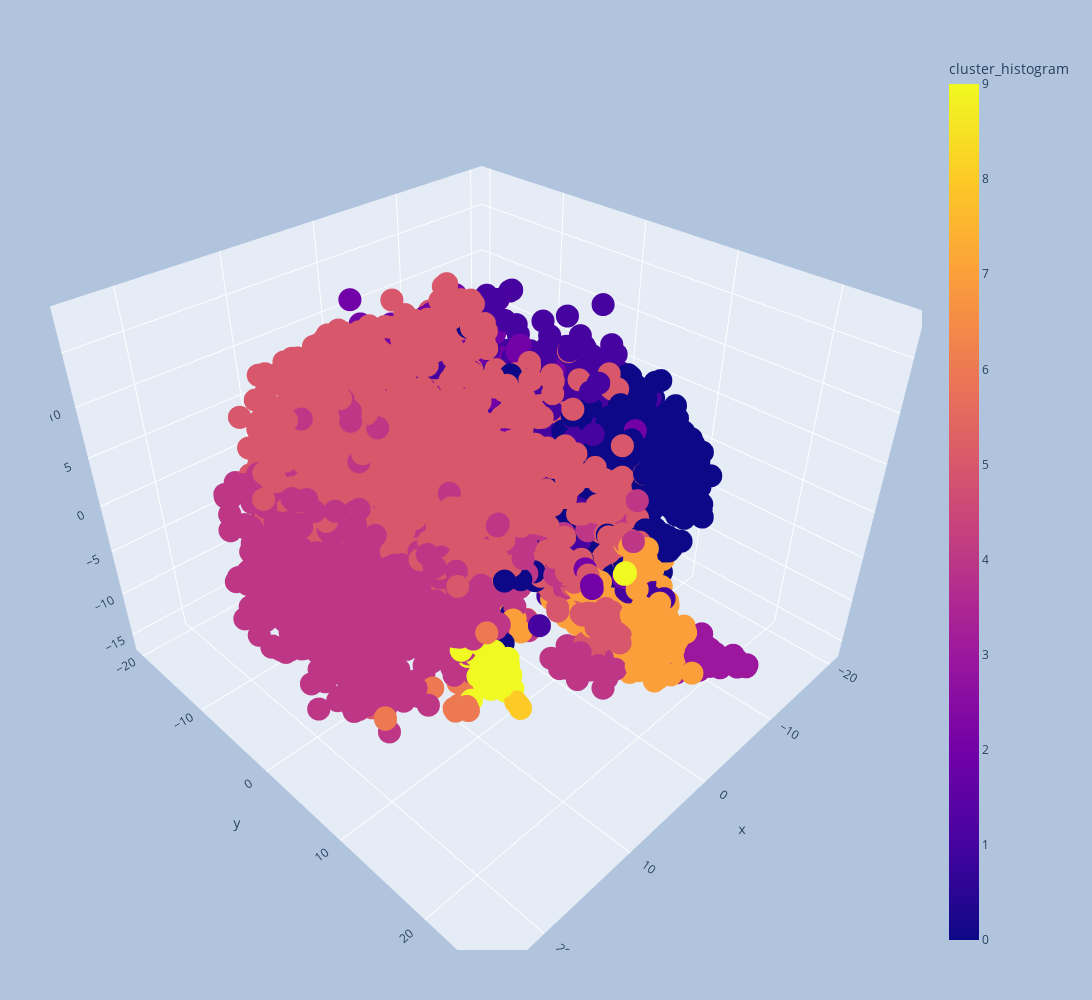

The code cell stored with this chart in its notebook:
### Code cell
import pandas as pd
import plotly.express as px
import cv2
#pk_file = "C:/Users/marko/Downloads/files_5k/data_clustered_5kentries.pkl"


#df = pd.read_pickle(pk_file)

fig = px.scatter_3d(df_pickle, x=embedding[:, 0], y=embedding[:, 1], z=embedding[:, 2],
              color='cluster_histogram',hover_data=['Path'], width=1500, height=1000)

"""
# Modify hovertemplate to include the image
fig.update_traces(
    hovertemplate=
    '<b>Point</b><br>' +
    'x: %{x}<br>' +
    'y: %{y}<br>' +
    'z: %{z}<br>' +
    '<img src="%{customdata[0]}" alt="image" style="max-height:150px;"><br>',
    customdata=df_pickle[['Path']].values  # Pass image paths as customdata
)

"""
fig.update_layout(
    margin=dict(l=50, r=50, t=50, b=50),
    paper_bgcolor="LightSteelBlue",
)

fig.show()
"""
fig = px.scatter(df,  x=embedding[:, 0], y=embedding[:, 1], color = 'cluster_histogram')
fig.show()
"""

### Figure 1 — Plotly figure (JSON) as saved in the notebook; plotly's stock layout.template omitted (floating-point values rounded to 4 significant figures; data arrays with more than 128 entries replaced by an {"elided": "..."} marker saying what was removed)
{"data": [{"customdata": {"elided": "5929x1 str values"}, "hovertemplate": "x=%{x}<br>y=%{y}<br>z=%{z}<br>Path=%{customdata[0]}<br>cluster_histogram=%{marker.color}<extra></extra>", "legendgroup": "", "marker": {"color": {"elided": "5929 int values"}, "coloraxis": "coloraxis", "symbol": "circle"}, "mode": "markers", "name": "", "scene": "scene", "showlegend": false, "type": "scatter3d", "x": {"elided": "5929 float values"}, "y": {"elided": "5929 float values"}, "z": {"elided": "5929 float values"}}], "layout": {"coloraxis": {"colorbar": {"title": {"text": "cluster_histogram"}}, "colorscale": [[0, "#0d0887"], [0.1111, "#46039f"], [0.2222, "#7201a8"], [0.3333, "#9c179e"], [0.4444, "#bd3786"], [0.5556, "#d8576b"], [0.6667, "#ed7953"], [0.7778, "#fb9f3a"], [0.8889, "#fdca26"], [1, "#f0f921"]]}, "height": 1000, "legend": {"tracegroupgap": 0}, "margin": {"b": 50, "l": 50, "r": 50, "t": 50}, "paper_bgcolor": "LightSteelBlue", "scene": {"domain": {"x": [0, 1], "y": [0, 1]}, "xaxis": {"title": {"text": "x"}}, "yaxis": {"title": {"text": "y"}}, "zaxis": {"title": {"text": "z"}}}, "width": 1500}}
